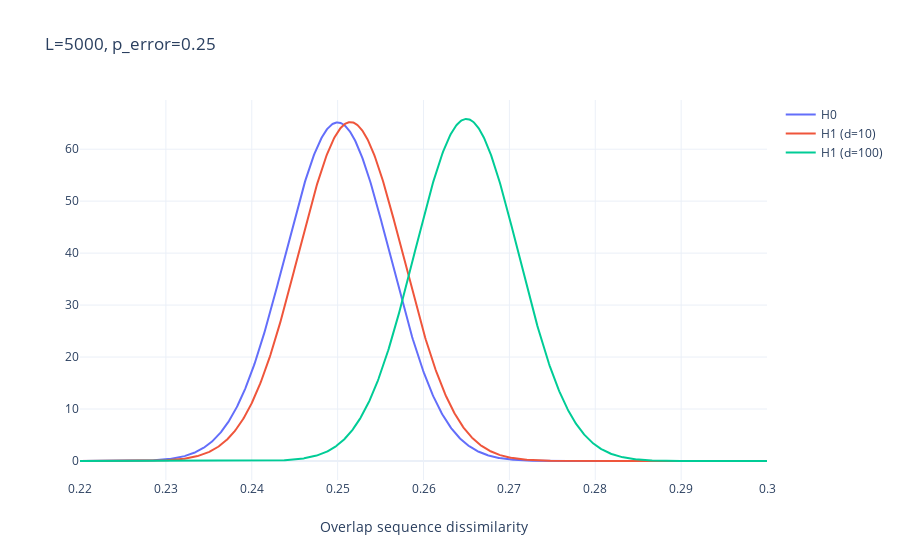

The notebook cell saved with this chart:
### Code cell
show_plot([make_scatter(np.linspace(x_min, x_max, 1000), y0, mode="lines", line_width=2, name="H0"),
           make_scatter(np.linspace(x_min, x_max, 1000), y1_1, mode="lines", line_width=2, name=f"H1 (d={d1})"),
           make_scatter(np.linspace(x_min, x_max, 1000), y1_2, mode="lines", line_width=2, name=f"H1 (d={d2})")],
          make_layout(title=f"L={L}, p_error={p_error}", x_title="Overlap sequence dissimilarity"))

### Figure 1 — Plotly figure (JSON) as saved in the notebook; plotly's stock layout.template omitted (floating-point values rounded to 4 significant figures; data arrays with more than 128 entries replaced by an {"elided": "..."} marker saying what was removed)
{"data": [{"line": {"width": 2}, "marker": {"size": 5}, "mode": "lines", "name": "H0", "showlegend": true, "type": "scatter", "x": {"elided": "1000 float values"}, "y": {"elided": "1000 float values"}}, {"line": {"width": 2}, "marker": {"size": 5}, "mode": "lines", "name": "H1 (d=10)", "showlegend": true, "type": "scatter", "x": {"elided": "1000 float values"}, "y": {"elided": "1000 float values"}}, {"line": {"width": 2}, "marker": {"size": 5}, "mode": "lines", "name": "H1 (d=100)", "showlegend": true, "type": "scatter", "x": {"elided": "1000 float values"}, "y": {"elided": "1000 float values"}}], "layout": {"hovermode": "closest", "title": {"text": "L=5000, p_error=0.25"}, "xaxis": {"showgrid": true, "title": {"text": "Overlap sequence dissimilarity"}, "zeroline": true}, "yaxis": {"showgrid": true, "zeroline": true}}}
